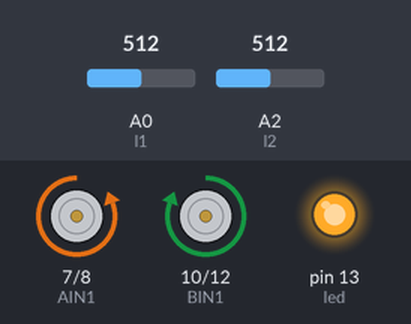
The sketch below on a simulated Arduino Uno, built with avr-gcc and run on an emulated ATmega328P. Parts: motor-driver pin pairs drawn as motors (green arrow = first pin HIGH = forward, orange = second pin HIGH = backward, longer = more drive), output pins drawn as LEDs (lit = HIGH). Inputs (shaded band) come from the test bench; at power-on: A2 (l2) = 512, A0 (l1) = 512.

Above: at 1.2 s.
1.3 s: A2 (l2) set to 716
At 1.8 s:
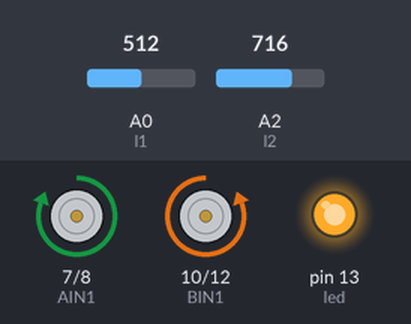
2.8 s: A2 (l2) set to 511
At 4.0 s:
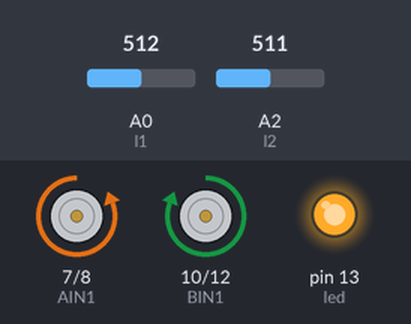
4.3 s: A2 (l2) set to 900
At 5.2 s:
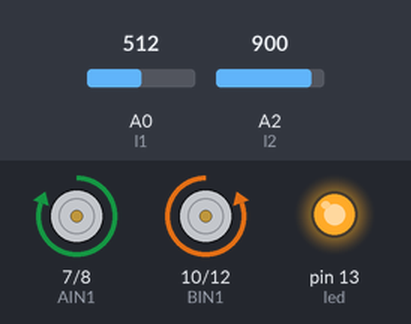
Timing chart, 0 to 7.3 s (numbered marks = the images above; inputs shaded):
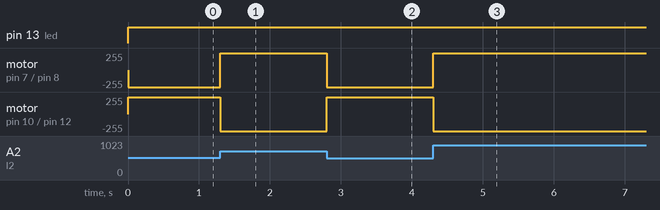

Measured:
- after the input at 1.3 s, motor on pin 7 (AIN1) / pin 8 (AIN2): backward 255/255 → forward 255/255 at once; motor on pin 10 (BIN1) / pin 12 (BIN2): forward 255/255 → backward 255/255 at once
- after the input at 2.8 s, motor on pin 7 (AIN1) / pin 8 (AIN2): forward 255/255 → backward 255/255 at once; motor on pin 10 (BIN1) / pin 12 (BIN2): backward 255/255 → forward 255/255 at once
- after the input at 4.3 s, motor on pin 7 (AIN1) / pin 8 (AIN2): backward 255/255 → forward 255/255 at once; motor on pin 10 (BIN1) / pin 12 (BIN2): forward 255/255 → backward 255/255 at once

The sketch:

phototurn.ino
```cpp
int l1 = A0;
int l2 = A2;
int led = 13;
int AIN1 = 7;
int AIN2 = 8;
int BIN1 = 10;
int BIN2 = 12;


void setup() {
  Serial.begin(19200);
  pinMode(l1, INPUT);
  pinMode(l2, INPUT);
  pinMode (led, OUTPUT);
  pinMode(AIN1, OUTPUT);
  pinMode(AIN2, OUTPUT);
  pinMode(BIN1, OUTPUT);
  pinMode(BIN2, OUTPUT);


}

void left() {
  digitalWrite(led, HIGH);
  digitalWrite(AIN1, LOW);
  digitalWrite(AIN2, HIGH);
  digitalWrite(BIN1, HIGH);
  digitalWrite(BIN2, LOW);
}

void right() {
  digitalWrite(led, HIGH);
  digitalWrite(AIN1, HIGH);
  digitalWrite(AIN2, LOW);
  digitalWrite(BIN1, LOW);
  digitalWrite(BIN2, HIGH);
}

void stop() {
  digitalWrite(led, LOW);
  digitalWrite(AIN1, LOW);
  digitalWrite(AIN2, LOW);
  digitalWrite(BIN1, LOW);
  digitalWrite(BIN2, LOW);
}


void loop() {
  int val1;
  int val2;
  val1 = analogRead(A0);
  val2 = analogRead(A2);
  /* Serial.print(val1);
    Serial.println("  01");
    delay(500);
    Serial.print(val2);
    Serial.println("  02");
    delay(500); */

  if (val1 > val2-10) {
    left();

  }

  else if (val1 < val2-10) {
    right();

  }


  else {
    stop( );
  }


}
```
